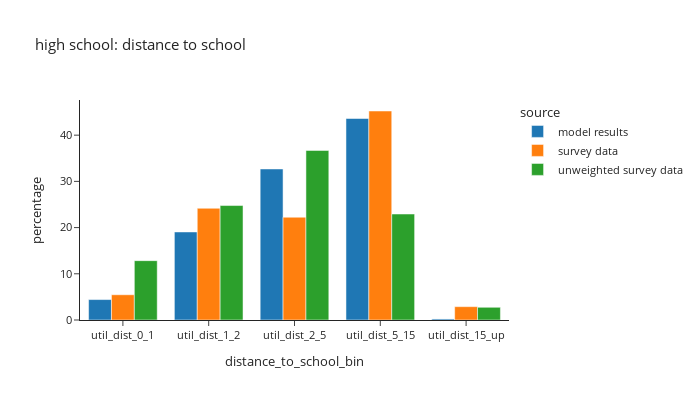
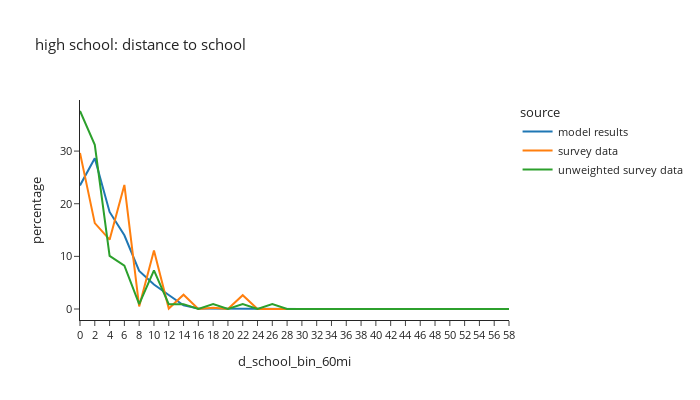

Write notebook code for charts like these, in order.
### Markdown cell above
### High school

### Code cell
# distance to school: high school
plot_distance(per_data,'is_highschool',"high school: distance to school")

### Figure 1 — Plotly figure (JSON) as saved in the notebook; plotly's stock layout.template omitted (floating-point values rounded to 4 significant figures)
{"data": [{"alignmentgroup": "True", "hovertemplate": "source=model results<br>distance_to_school_bin=%{x}<br>percentage=%{y}<extra></extra>", "legendgroup": "model results", "marker": {"color": "#1F77B4", "pattern": {"shape": ""}}, "name": "model results", "offsetgroup": "model results", "orientation": "v", "showlegend": true, "textposition": "auto", "type": "bar", "x": ["util_dist_0_1", "util_dist_1_2", "util_dist_2_5", "util_dist_5_15", "util_dist_15_up"], "xaxis": "x", "y": [4.421, 19.06, 32.69, 43.61, 0.2244], "yaxis": "y"}, {"alignmentgroup": "True", "hovertemplate": "source=survey data<br>distance_to_school_bin=%{x}<br>percentage=%{y}<extra></extra>", "legendgroup": "survey data", "marker": {"color": "#FF7F0E", "pattern": {"shape": ""}}, "name": "survey data", "offsetgroup": "survey data", "orientation": "v", "showlegend": true, "textposition": "auto", "type": "bar", "x": ["util_dist_0_1", "util_dist_1_2", "util_dist_2_5", "util_dist_5_15", "util_dist_15_up"], "xaxis": "x", "y": [5.463, 24.18, 22.24, 45.23, 2.886], "yaxis": "y"}, {"alignmentgroup": "True", "hovertemplate": "source=unweighted survey data<br>distance_to_school_bin=%{x}<br>percentage=%{y}<extra></extra>", "legendgroup": "unweighted survey data", "marker": {"color": "#2CA02C", "pattern": {"shape": ""}}, "name": "unweighted survey data", "offsetgroup": "unweighted survey data", "orientation": "v", "showlegend": true, "textposition": "auto", "type": "bar", "x": ["util_dist_0_1", "util_dist_1_2", "util_dist_2_5", "util_dist_5_15", "util_dist_15_up"], "xaxis": "x", "y": [12.84, 24.77, 36.7, 22.94, 2.752], "yaxis": "y"}], "layout": {"barmode": "group", "font": {"size": 11}, "height": 400, "legend": {"title": {"text": "source"}, "tracegroupgap": 0}, "title": {"text": "high school: distance to school"}, "width": 700, "xaxis": {"anchor": "y", "domain": [0.0, 1.0], "title": {"text": "distance_to_school_bin"}}, "yaxis": {"anchor": "x", "domain": [0.0, 1.0], "title": {"text": "percentage"}}}}

### Figure 2 — Plotly figure (JSON) as saved in the notebook; plotly's stock layout.template omitted (floating-point values rounded to 4 significant figures)
{"data": [{"hovertemplate": "source=model results<br>d_school_bin_60mi=%{x}<br>percentage=%{y}<extra></extra>", "legendgroup": "model results", "line": {"color": "#1F77B4", "dash": "solid"}, "marker": {"symbol": "circle"}, "mode": "lines", "name": "model results", "orientation": "v", "showlegend": true, "type": "scatter", "x": ["0", "2", "4", "6", "8", "10", "12", "14", "16", "18", "20", "22", "24", "26", "28", "30", "32", "34", "36", "38", "40", "42", "44", "46", "48", "50", "52", "54", "56", "58"], "xaxis": "x", "y": [23.48, 28.63, 18.44, 14.01, 7.244, 4.666, 2.667, 0.7134, 0.08196, 0.05385, 0.0, 0.0, 0.01239, 0.0, 0.0, 0.0, 0.00143, 0.0, 0.0, 0.0, 0.0, 0.0, 0.0, 0.0, 0.0, 0.0, 0.0, 0.0, 0.0, 0.0], "yaxis": "y"}, {"hovertemplate": "source=survey data<br>d_school_bin_60mi=%{x}<br>percentage=%{y}<extra></extra>", "legendgroup": "survey data", "line": {"color": "#FF7F0E", "dash": "solid"}, "marker": {"symbol": "circle"}, "mode": "lines", "name": "survey data", "orientation": "v", "showlegend": true, "type": "scatter", "x": ["0", "2", "4", "6", "8", "10", "12", "14", "16", "18", "20", "22", "24", "26", "28", "30", "32", "34", "36", "38", "40", "42", "44", "46", "48", "50", "52", "54", "56", "58"], "xaxis": "x", "y": [29.64, 16.32, 13.17, 23.57, 0.4853, 11.13, 0.07667, 2.724, 0.0, 0.2448, 0.0, 2.629, 0.0, 0.01225, 0.0, 0.0, 0.0, 0.0, 0.0, 0.0, 0.0, 0.0, 0.0, 0.0, 0.0, 0.0, 0.0, 0.0, 0.0, 0.0], "yaxis": "y"}, {"hovertemplate": "source=unweighted survey data<br>d_school_bin_60mi=%{x}<br>percentage=%{y}<extra></extra>", "legendgroup": "unweighted survey data", "line": {"color": "#2CA02C", "dash": "solid"}, "marker": {"symbol": "circle"}, "mode": "lines", "name": "unweighted survey data", "orientation": "v", "showlegend": true, "type": "scatter", "x": ["0", "2", "4", "6", "8", "10", "12", "14", "16", "18", "20", "22", "24", "26", "28", "30", "32", "34", "36", "38", "40", "42", "44", "46", "48", "50", "52", "54", "56", "58"], "xaxis": "x", "y": [37.61, 31.19, 10.09, 8.257, 0.9174, 7.339, 0.9174, 0.9174, 0.0, 0.9174, 0.0, 0.9174, 0.0, 0.9174, 0.0, 0.0, 0.0, 0.0, 0.0, 0.0, 0.0, 0.0, 0.0, 0.0, 0.0, 0.0, 0.0, 0.0, 0.0, 0.0], "yaxis": "y"}], "layout": {"font": {"size": 11}, "height": 400, "legend": {"title": {"text": "source"}, "tracegroupgap": 0}, "title": {"text": "high school: distance to school"}, "width": 700, "xaxis": {"anchor": "y", "domain": [0.0, 1.0], "title": {"text": "d_school_bin_60mi"}}, "yaxis": {"anchor": "x", "domain": [0.0, 1.0], "title": {"text": "percentage"}}}}
